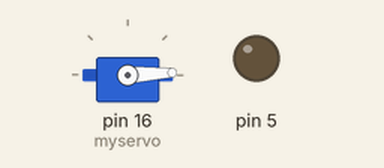
Simulated run of this sketch. Board: Arduino Uno, built with avr-gcc and run on an emulated ATmega328P. On the bench: servo, output pins drawn as LEDs (lit = HIGH).

Above: at 0.05 s.
At 1.15 s:
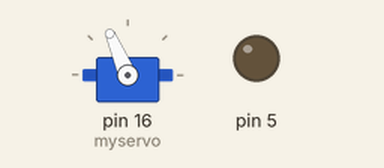
At 2.3 s:
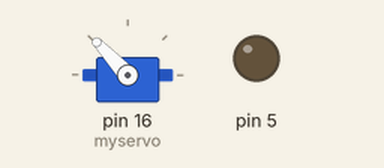
At 4.6 s:
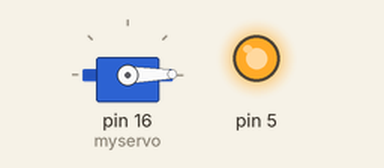
Timing chart, 0 to 7.3 s (numbered marks = the images above):
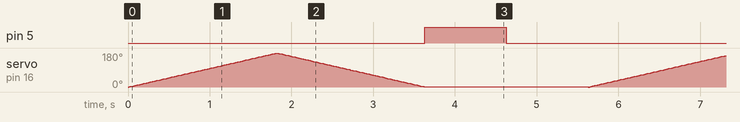

Measured:
- by itself, pin 5: alternates HIGH for 1.0 s and LOW for 4.6 s

The sketch:

servo.ino
```cpp
#include <Servo.h>

Servo myservo;
int pos = 0;

void setup() {
  myservo.attach(16);
  pinMode (5, OUTPUT);
}

void loop(){
  for(pos = 0; pos < 180; pos += 1){
    myservo.write(pos);
    delay(10);
  }
  for (pos = 180; pos>=1; pos -= 1){
    myservo.write(pos);
    delay(10);
  }

  digitalWrite(5, HIGH);
  delay(1000);
  digitalWrite(5, LOW);
  delay(1000);
}
```
